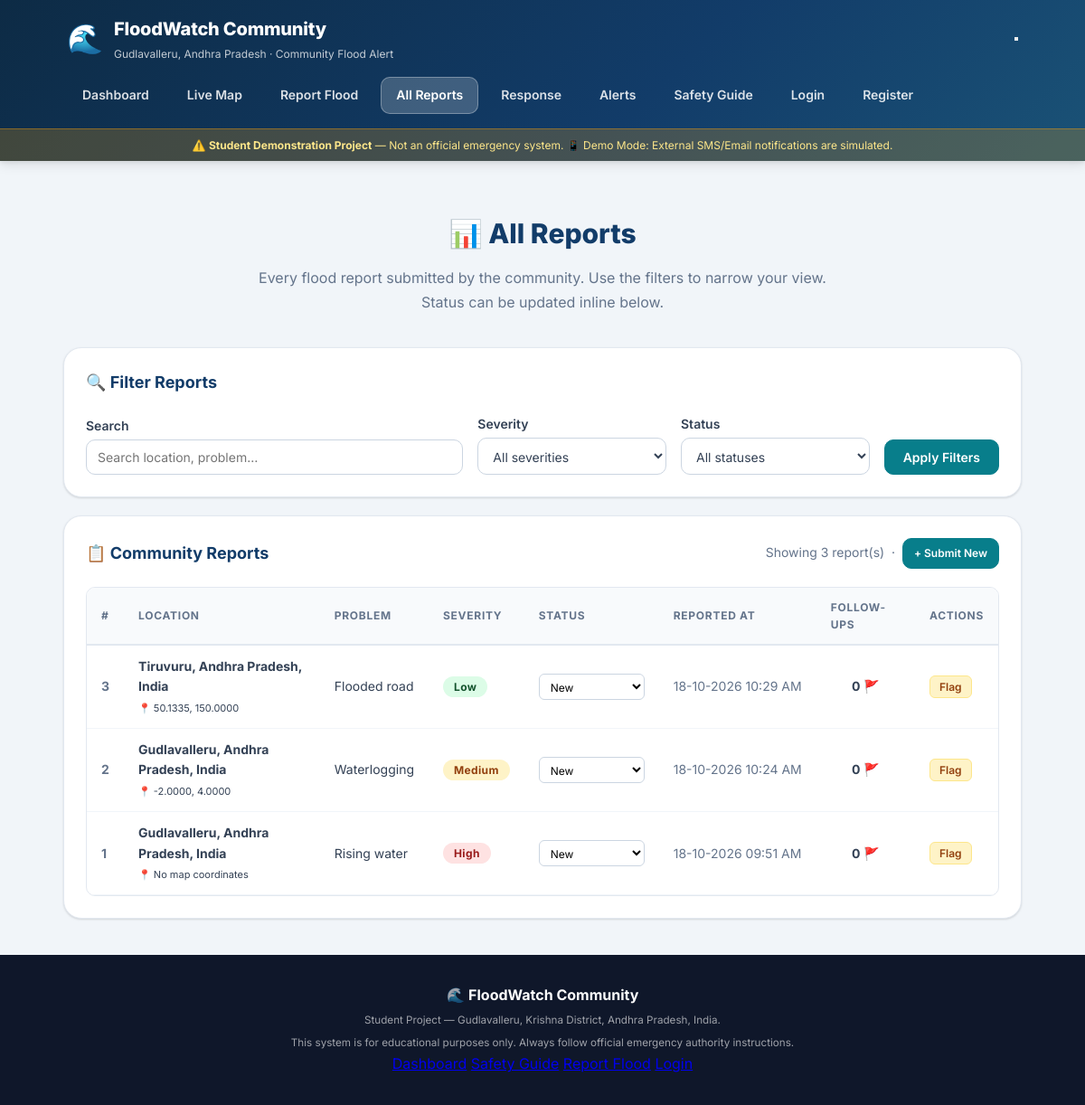
The page /reports on the database as committed earlier.
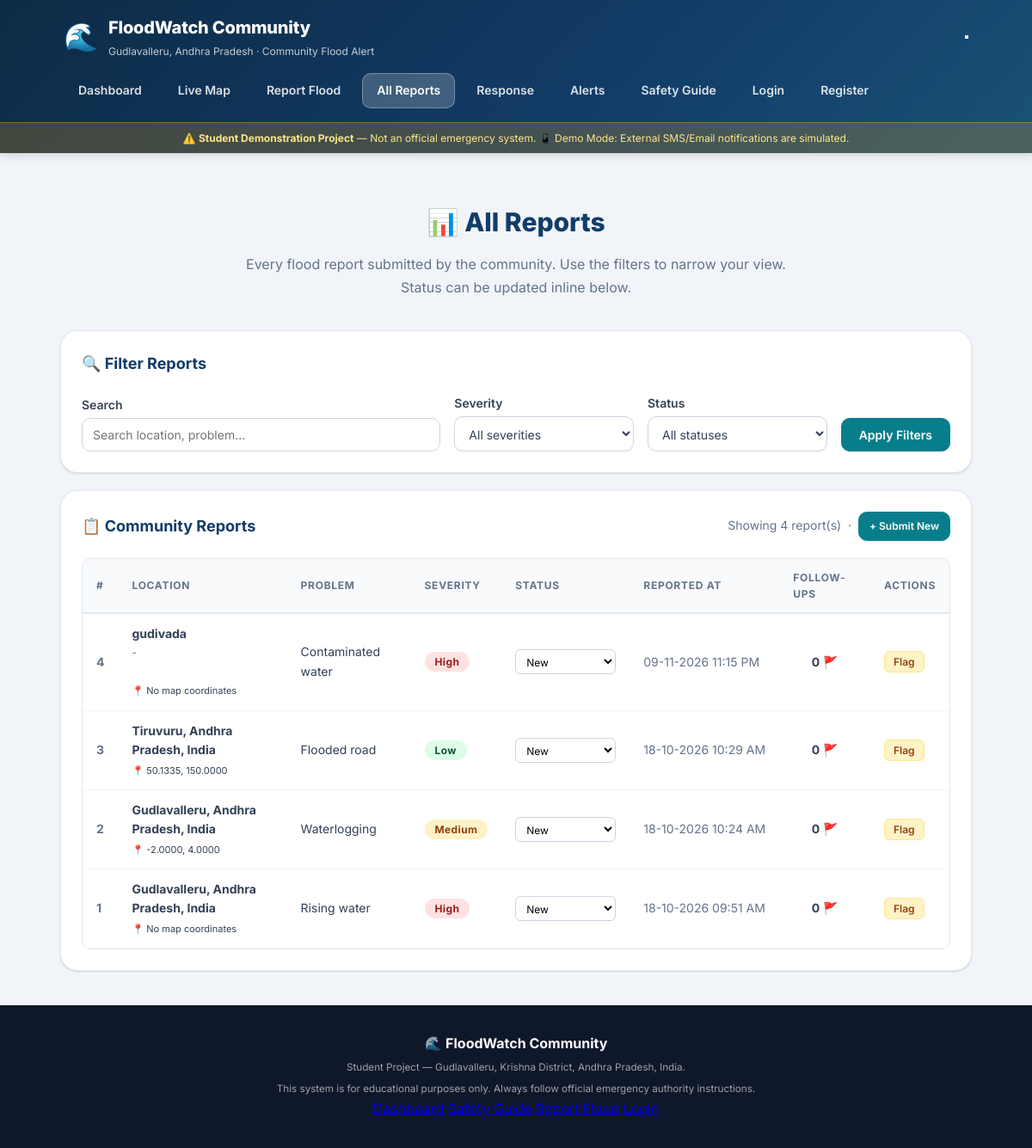
The same page on the database as committed later.
### tables this page shows
CREATE TABLE reports (
            id INTEGER PRIMARY KEY AUTOINCREMENT,
            location TEXT NOT NULL,
            issue TEXT NOT NULL,
            severity TEXT NOT NULL,
            created_at TEXT NOT NULL
        , latitude REAL, longitude REAL, status TEXT NOT NULL DEFAULT 'New', description TEXT, reporter_name TEXT, contact TEXT, photo_path TEXT, category TEXT);

### app.py (the view)
@app.route("/reports")
def all_reports():
    conn = get_db()
    sev_filter    = request.args.get("severity", "")
    status_filter = request.args.get("status", "")
    search_query  = request.args.get("q", "").strip()
    query  = "SELECT * FROM reports WHERE 1=1"
    params = []
    if sev_filter in ("Low", "Medium", "High", "Critical"):
        query += " AND severity = ?"
        params.append(sev_filter)
    if status_filter in ("New", "Under Review", "In Progress", "Resolved"):
        query += " AND status = ?"
        params.append(status_filter)
    if search_query:
        query += " AND (location LIKE ? OR issue LIKE ? OR description LIKE ?)"
        like = f"%{search_query}%"
        params.extend([like, like, like])
    query += " ORDER BY id DESC"
    reports = [dict(r) for r in conn.execute(query, params).fetchall()]
    _attach_followup_counts(reports, conn)
    conn.close()
    return render_template(
        "reports.html", reports=reports,
        sev_filter=sev_filter, status_filter=status_filter,
        search_query=search_query, active_page="reports",
    )

### app.py (called while the page is built, shortened)
def get_db() -> sqlite3.Connection:
    conn = sqlite3.connect(DB_NAME)
    conn.row_factory = sqlite3.Row
    conn.execute("PRAGMA foreign_keys = ON")
    return conn

def current_user():
    uid = session.get("user_id")
    if not uid:
        return None
    conn = get_db()
    user = conn.execute("SELECT * FROM users WHERE id = ?", (uid,)).fetchone()
    conn.close()
    return dict(user) if user else None

def _attach_followup_counts(reports, conn):
    if not reports:
        return
    followup_rows = conn.execute(
        "SELECT report_id, COUNT(*) as cnt FROM followups GROUP BY report_id"
    ).fetchall()
    followup_map = {row["report_id"]: row["cnt"] for row in followup_rows}
    for r in reports:
        r["followup_count"] = followup_map.get(r["id"], 0)

def _unread_counts(user_id: int) -> dict:
    if not user_id:
        return {"messages": 0, "alerts": 0}

@app.context_processor
def inject_globals():
    user = current_user()
    uid  = user["id"] if user else None
    uc   = _unread_counts(uid)
    return {
        "current_user": user,
        "unread_messages": uc["messages"],
        "unread_alerts": uc["alerts"],
        "demo_mode": DEMO_MODE,
    }

### templates/reports.html (shortened to what this page needs)
{% extends "base.html" %}
{% block content %}
<div class="page-hero">
    <h2 class="page-hero-title">📊 All Reports</h2>
    <p class="page-hero-subtitle">
        Every flood report submitted by the community. Use the filters to narrow your view.
        Status can be updated inline below.
    </p>
</div>
<section class="card" aria-label="Filter and search reports">
    <div class="card-header">
        <h2 class="card-title">🔍 Filter Reports</h2>
    </div>
    <form method="GET" action="{{ url_for('all_reports') }}" class="filter-form" role="search">
        <div class="filter-row">
            <div class="form-group">
                <label for="q" class="form-label">Search</label>
                <input id="q" name="q" type="search" class="form-input" placeholder="Search location, problem…"
                    value="{{ search_query }}">
            </div>
            <div class="form-group">
                <label for="filter-severity" class="form-label">Severity</label>
                <select id="filter-severity" name="severity" class="form-input">
                    <option value="">All severities</option>
                </select>
            </div>
            <div class="form-group">
                <label for="filter-status" class="form-label">Status</label>
                <select id="filter-status" name="status" class="form-input">
                    <option value="">All statuses</option>
                </select>
            </div>
            <div class="form-group form-group--action">
                <button type="submit" class="btn btn-primary">Apply Filters</button>
            </div>
        </div>
    </form>
</section>
<section class="card" aria-label="Community reports table">
    <div class="card-header">
        <h2 class="card-title">📋 Community Reports</h2>
        <span class="report-count">
            Showing {{ reports | length }} report(s)
            &nbsp;·&nbsp;
            <a href="{{ url_for('report_page') }}" class="btn btn-sm btn-primary">+ Submit New</a>
        </span>
    </div>
    {% if reports %}
    <div class="table-wrap">
        <table class="reports-table" id="reportsTable">
            <thead>
                <tr>
                    <th scope="col">#</th>
                    <th scope="col">Location</th>
                    <th scope="col">Problem</th>
                    <th scope="col">Severity</th>
                    <th scope="col">Status</th>
                    <th scope="col">Reported At</th>
                    <th scope="col">Follow-ups</th>
                    <th scope="col">Actions</th>
                </tr>
            </thead>
            <tbody>
                {% for report in reports %}
                <tr class="report-row" data-id="{{ report.id }}" data-severity="{{ report.severity }}">
                    <td class="report-id">{{ report.id }}</td>
                    <td>
                        <strong>{{ report.location }}</strong>
                        {% if report.description %}
                        <br><small class="report-desc">{{ report.description[:80] }}</small>
                        {% endif %}
                        {% if report.latitude is none %}
                        <br><small class="no-coords">📍 No map coordinates</small>
                        {% else %}
                        <br><small class="no-coords">📍 {{ "%.4f"|format(report.latitude) }}, {{
                            "%.4f"|format(report.longitude) }}</small>
                        {% endif %}
                    </td>
                    <td>{{ report.issue }}</td>
                    <td>
                        <span class="sev-badge sev-{{ report.severity | lower }}">{{ report.severity }}</span>
                    </td>
                    <td>
                        <select class="status-select form-input-sm" data-report-id="{{ report.id }}"
                            aria-label="Update status for report {{ report.id }}">
                            <option value="New" {% if report.status=='New' %}selected{% endif %}>New</option>
                        </select>
                    </td>
                    <td class="report-date">{{ report.created_at }}</td>
                    <td class="followup-cell">
                        <span class="followup-count" id="followup-{{ report.id }}">{{ report.followup_count }}</span> 🚩
                    </td>
                    <td>
                        <button class="btn btn-sm btn-followup" data-report-id="{{ report.id }}"
                            aria-label="Flag report {{ report.id }} as needing follow-up">
                            Flag
                        </button>
                    </td>
                </tr>
                {% endfor %}
            </tbody>
        </table>
    </div>
    {% endif %}
</section>
{% endblock %}

### templates/base.html (shortened to what this page needs)
<!DOCTYPE html>
<html lang="en">
<head>
    <link rel="stylesheet" href="{{ url_for('static', filename='style.css') }}">
</head>
<body>
    <header class="site-header">
        <div class="header-inner">
            <div class="brand">
                <span class="brand-icon" aria-hidden="true">🌊</span>
                <div>
                    <p class="brand-name">FloodWatch Community</p>
                    <p class="brand-tagline">Gudlavalleru, Andhra Pradesh · Community Flood Alert</p>
                </div>
            </div>
            <button class="nav-toggle" id="navToggle" aria-label="Toggle navigation" aria-expanded="false"
                aria-controls="mainNav">
            </button>
            <nav class="main-nav" id="mainNav" aria-label="Main navigation">
                <a href="{{ url_for('home') }}" class="nav-link {% if active_page == 'dashboard' %}active{% endif %}" {% if active_page=='dashboard' %}aria-current="page"{% endif %}>Dashboard</a>
                <a href="{{ url_for('live_map') }}" class="nav-link {% if active_page == 'map' %}active{% endif %}" {% if active_page=='map' %}aria-current="page"{% endif %}>Live Map</a>
                <a href="{{ url_for('report_page') }}" class="nav-link {% if active_page == 'report' %}active{% endif %}" {% if active_page=='report' %}aria-current="page"{% endif %}>Report Flood</a>
                <a href="{{ url_for('all_reports') }}" class="nav-link {% if active_page == 'reports' %}active{% endif %}" {% if active_page=='reports' %}aria-current="page"{% endif %}>All Reports</a>
                <a href="{{ url_for('community_response') }}" class="nav-link {% if active_page == 'community' %}active{% endif %}" {% if active_page=='community' %}aria-current="page"{% endif %}>Response</a>
                {% if current_user %}
                <a href="{{ url_for('messages') }}" class="nav-link {% if active_page == 'messages' %}active{% endif %}" {% if active_page=='messages' %}aria-current="page"{% endif %}>
                    Messages
                    {% if unread_messages + unread_alerts > 0 %}
                    <span class="nav-badge">{{ unread_messages + unread_alerts }}</span>
                    {% endif %}
                </a>
                {% else %}
                <a href="{{ url_for('messages') }}" class="nav-link {% if active_page == 'messages' %}active{% endif %}">Alerts</a>
                {% endif %}
                <a href="{{ url_for('safety') }}" class="nav-link {% if active_page == 'safety' %}active{% endif %}" {% if active_page=='safety' %}aria-current="page"{% endif %}>Safety Guide</a>
                {% if current_user %}
                    <div class="nav-user-menu">
                        <button class="nav-user-btn" id="userMenuBtn" aria-haspopup="true" aria-expanded="false">
                            <span class="nav-avatar" aria-hidden="true">{{ (current_user.full_name or current_user.username)[0].upper() }}</span>
                            <span class="nav-username">{{ current_user.full_name or current_user.username }}</span>
                            <span class="nav-caret" aria-hidden="true">▾</span>
                        </button>
                        <div class="nav-dropdown" id="userDropdown" role="menu" aria-label="User menu">
                            <span class="nav-dropdown-role">{{ current_user.role | capitalize }}</span>
                            <a href="{{ url_for('profile') }}" class="nav-dropdown-item" role="menuitem">👤 My Profile</a>
                            {% if current_user.role in ('admin', 'response_team') %}
                            <a href="{{ url_for('compose_alert') }}" class="nav-dropdown-item" role="menuitem">📢 Send Alert</a>
                            <a href="{{ url_for('alert_history') }}" class="nav-dropdown-item" role="menuitem">📋 Alert History</a>
                            {% endif %}
                            {% if current_user.role == 'admin' %}
                            <a href="{{ url_for('admin_panel') }}" class="nav-dropdown-item nav-dropdown-admin" role="menuitem">⚙️ Admin Panel</a>
                            {% endif %}
                            <hr class="nav-dropdown-sep">
                            <a href="{{ url_for('logout') }}" class="nav-dropdown-item nav-dropdown-logout" role="menuitem">🚪 Logout</a>
                        </div>
                    </div>
                {% else %}
                    <a href="{{ url_for('login') }}" class="nav-link nav-link-login {% if active_page == 'login' %}active{% endif %}">Login</a>
                    <a href="{{ url_for('register') }}" class="nav-link nav-link-register {% if active_page == 'register' %}active{% endif %}">Register</a>
                {% endif %}
            </nav>
        </div>
        <div class="demo-banner" role="note" aria-label="Demo notice">
            ⚠️ <strong>Student Demonstration Project</strong> — Not an official emergency system.
            {% if demo_mode %}<span class="demo-mode-pill">📱 Demo Mode: External SMS/Email notifications are simulated.</span>{% endif %}
        </div>
    </header>
    <main class="main-content">
        {% block content %}{% endblock %}
    </main>
    <footer class="site-footer">
        <div class="footer-inner">
            <div class="footer-brand">
                <span aria-hidden="true">🌊</span>
                <strong>FloodWatch Community</strong>
            </div>
            <p>
                <small>Student Project — Gudlavalleru, Krishna District, Andhra Pradesh, India.<br>
                    This system is for educational purposes only. Always follow official emergency authority instructions.</small>
            </p>
            <div class="footer-links">
                <a href="{{ url_for('home') }}">Dashboard</a>
                <a href="{{ url_for('safety') }}">Safety Guide</a>
                <a href="{{ url_for('report_page') }}">Report Flood</a>
                {% if not current_user %}
                <a href="{{ url_for('login') }}">Login</a>
                {% endif %}
            </div>
        </div>
    </footer>
</body>
</html>

Rows that differ between the two databases and show on the page:
added reports: id "4", location "gudivada", description "-", shows "📍 No map coordinates", issue "Contaminated water", severity "High", status+id "New", created_at "09-11-2026 11:15 PM", followup_count "0"
Other text that changed with them:
{{ reports | length }}: "3" → "4"
